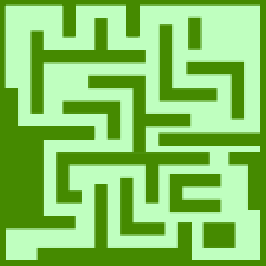
#> input picture maps/maze.png, 133 x 133 px, found by its file name (shown 2 times larger)
$ python demo2.py
#> lines starting #> are read from the running program, lines starting #| are printed output that depends on the picture; after the words box and inside, x2 and y2 are one past the last pixel; in counts of white or black regions, pixels touching at a corner belong together
### utils/helper.py
import numpy as np
from PIL import Image


def get_obstacle_map(fn, n=1):
    '''
    Create a binary occupancy map by thresholding the colors.
    Apply unit cost for a no-obstacle grid and LARGE for an obstacle grid.
    '''
#> called with fn = './maps/maze.png', n = 1

    THRESHOLD = 127
    LARGE = 255

    img = Image.open(fn)
#> img is the input picture: PIL image 133x133 RGBA; mean R, G, B, A 133.4, 199.7, 100.8, 255
    width, height = img.size
#> width = 133; height = 133

    if n > 1:
        width = n * width
        height = n * height
        img = img.resize((width, height))

    img = np.asarray(img.convert('L'))
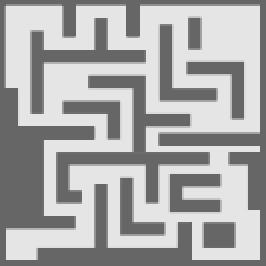
#> img: shape (133, 133) (shown 2 times larger); min 102, max 229, mean 169

    obstacle_map = np.ones((width, height), dtype=np.int32)

    for i in range(0, width):
        for j in range(0, (height)):
            if img[j,i] < THRESHOLD:
                obstacle_map[i][j] = LARGE
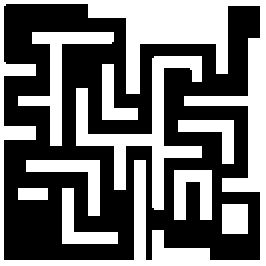
#> obstacle_map: shape (133, 133) int32 (shown 2 times larger); values 1 (black) and 255 (white), 44.3% white; 10 white regions, largest, box (x1, y1, x2, y2) and area: (0, 0, 133, 133) 4190, (38, 28, 101, 105) 1222, (9, 16, 57, 73) 631

    return obstacle_map


# [12 lines left out: function extract_traj, not called in this run]

# -----------------------------------------------------------------------------

### 4_multiprocess/path_planner.py
import numpy as np
from multiprocessing import Pool, cpu_count
from contextlib import closing
from numba import jit, i4


class MPVI:
    def __init__(self, terrain_mtx, target, max_horizon, append=1):
        self._terrain_mtx = np.array(terrain_mtx, order='C', copy=True)
        self._terrain_mtx[target[0], target[1]] = 0.0 # set cost at the target to 0

        self._max_horizon = max_horizon
        self._append = append

        self._J = np.zeros(self._terrain_mtx.shape, dtype=np.int32, order='C')


    @staticmethod
    @jit(i4[:](i4, i4[:,:], i4[:,:]))
    def subprocess(x, Jprev, terrain_mtx):
        nX = terrain_mtx.shape[0]
        nY = terrain_mtx.shape[1]
        XMAX = nX - 1
        YMAX = nY - 1

        u = np.array([[0,0], [1,0], [0, 1], [-1,0], [0,-1], [-1,-1], [1, 1], [-1,1], [1,-1]],
                     dtype=np.int32)

        descendentX = np.zeros(nY, dtype=np.int32)
        descendentY = np.zeros(nY, dtype=np.int32)
        J = np.zeros(nY, dtype=np.int32)

        for y in range(nY):
            Jplus1 = 1000000
            for uIdx in range(9):
                xNext = x + u[uIdx, 0]
                yNext = y + u[uIdx, 1]

                # Apply the bounds
                if xNext > XMAX:
                    xNext = XMAX
                elif xNext < 0:
                    xNext = 0

                if yNext > YMAX:
                    yNext = YMAX
                elif yNext < 0:
                    yNext = 0

                Jplus1_ =  Jprev[xNext, yNext] + terrain_mtx[xNext, yNext]

                # Get the smallest one
                if Jplus1_ < Jplus1:
                    Jplus1 = Jplus1_
                    xMin = xNext
                    yMin = yNext

            J[y] = Jplus1

            # Store the current optimal node
            descendentX[y] = xMin
            descendentY[y] = yMin

        return np.hstack((descendentX, descendentY, J))


    def run(self, ncpu=None):
        print('value iteration is running...\n')

        past_error = 1e20
        error = 0.0
        EPSILON = 1E-6

        if ncpu == None:
            ncpu = cpu_count()

        nX = self._terrain_mtx.shape[0]
        cunksize = int(nX / ncpu)

        with closing(Pool(ncpu)) as pool:
            for k in range(self._max_horizon):
                results = pool.starmap(self.subprocess, [[x, self._J, self._terrain_mtx] for x in range(nX)], chunksize=cunksize)
                results = np.array(results, order='K', copy=True)

                descendentX, descendentY , J  = np.hsplit(results, 3)

                error = np.linalg.norm(J - self._J)

                if self._append == 1:
                    print('episode: ', k, ', error: ', error)

                if (past_error - error) < EPSILON:
                    print('Converged!')
                    break

                past_error = error
                self._J = np.array(J, order='C', copy=True)

        return descendentX, descendentY


### 4_multiprocess/demo2.py
import matplotlib.pyplot as plt
import numpy as np
import time

from path_planner import MPVI

import sys
sys.path.insert(1, './utils')
from helper import *


# -----------------------------------------------------------------------------
MAP_FILE = "./maps/maze.png"
MAX_HORIZONS = 2000
SHOW_INFO = 0
n = 1

cost_mat = get_obstacle_map(MAP_FILE, n=n)

# Units are in pixels!
src1  = n * np.array([8, 126], dtype=np.int32)
src2  = n * np.array([8, 12], dtype=np.int32)
src3  = n * np.array([128, 128], dtype=np.int32)

trgt = n * np.array([125, 61], dtype=np.int32)

q = MPVI(cost_mat, trgt, MAX_HORIZONS, SHOW_INFO)

start = time.time()
#> (the run stopped early here; a loop or call above may not have finished)
